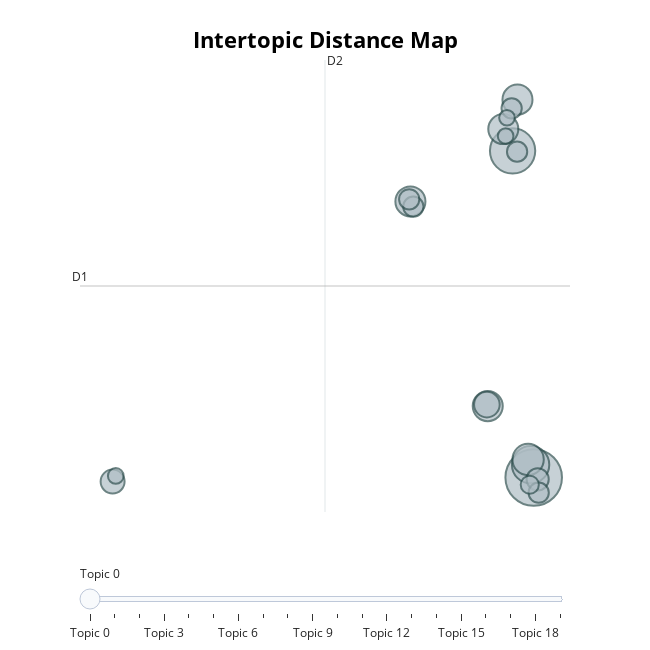

Source (notebook cell):
### Code cell
# run this cell to visualize the topics
topic_model.visualize_topics()

### Figure 1 — Plotly figure (JSON) as saved in the notebook; plotly's stock layout.template omitted (floating-point values rounded to 4 significant figures)
{"data": [{"customdata": [[0, "states | government | united | public | congress", 39], [1, "world | new | america | people | year", 25], [2, "states | government | united | congress | year", 17], [3, "government | states | united | year | congress", 12], [4, "government | public | congress | work | great", 11], [5, "states | united | british | war | citizens", 11], [6, "new | america | americans | american | people", 11], [7, "world | nations | soviet | peace | economic", 11], [8, "states | congress | government | public | united", 8], [9, "america | people | jobs | american | know", 7], [10, "united | provision | states | public | proper", 6], [11, "america | security | world | weapons | americans", 5], [12, "bank | public | states | government | country", 5], [13, "world | free | nations | economic | security", 5], [14, "federal | tax | people | america | budget", 5], [15, "national | federal | reduction | public | ought", 5], [16, "states | government | united | constitution | congress", 4], [17, "america | americans | american | tonight | thank", 3], [18, "economic | world | program | federal | nations", 3], [19, "war | shall | congress | government | federal", 3]], "hovertemplate": "<b>Topic %{customdata[0]}</b><br>%{customdata[1]}<br>Size: %{customdata[2]}", "legendgroup": "", "marker": {"color": "#B0BEC5", "line": {"color": "DarkSlateGrey", "width": 2}, "size": [39, 25, 17, 12, 11, 11, 11, 11, 8, 7, 6, 5, 5, 5, 5, 5, 4, 3, 3, 3], "sizemode": "area", "sizeref": 0.02438, "symbol": "circle"}, "mode": "markers", "name": "", "orientation": "v", "showlegend": false, "type": "scatter", "x": [13.67, 12.25, 13.46, 13.29, 12.58, 10.59, 5.396, 11.63, 10.53, -14.59, 13.93, 5.592, 14.0, 12.56, 5.315, 12.19, 13.41, -14.37, 11.79, 11.88], "xaxis": "x", "y": [-4.28, 8.035, -3.797, -3.602, 9.966, -1.591, 6.128, 8.856, -1.533, -4.435, -4.352, 5.933, -4.855, 8.005, 6.209, 9.637, -4.556, -4.223, 8.594, 9.283], "yaxis": "y"}], "layout": {"annotations": [{"showarrow": false, "text": "D1", "x": -16.78, "y": 2.939, "yshift": 10}, {"showarrow": false, "text": "D2", "x": -0.3348, "xshift": 10, "y": 11.46}], "height": 650, "hoverlabel": {"bgcolor": "white", "font": {"family": "Rockwell", "size": 16}}, "legend": {"itemsizing": "constant", "tracegroupgap": 0}, "margin": {"t": 60}, "shapes": [{"line": {"color": "#CFD8DC", "width": 2}, "type": "line", "x0": -0.3348, "x1": -0.3348, "y0": -5.583, "y1": 11.46}, {"line": {"color": "#9E9E9E", "width": 2}, "type": "line", "x0": -16.78, "x1": 16.11, "y0": 2.939, "y1": 2.939}], "sliders": [{"active": 0, "pad": {"t": 50}, "steps": [{"args": [{"marker.color": [["red", "#B0BEC5", "#B0BEC5", "#B0BEC5", "#B0BEC5", "#B0BEC5", "#B0BEC5", "#B0BEC5", "#B0BEC5", "#B0BEC5", "#B0BEC5", "#B0BEC5", "#B0BEC5", "#B0BEC5", "#B0BEC5", "#B0BEC5", "#B0BEC5", "#B0BEC5", "#B0BEC5", "#B0BEC5"]]}], "label": "Topic 0", "method": "update"}, {"args": [{"marker.color": [["#B0BEC5", "red", "#B0BEC5", "#B0BEC5", "#B0BEC5", "#B0BEC5", "#B0BEC5", "#B0BEC5", "#B0BEC5", "#B0BEC5", "#B0BEC5", "#B0BEC5", "#B0BEC5", "#B0BEC5", "#B0BEC5", "#B0BEC5", "#B0BEC5", "#B0BEC5", "#B0BEC5", "#B0BEC5"]]}], "label": "Topic 1", "method": "update"}, {"args": [{"marker.color": [["#B0BEC5", "#B0BEC5", "red", "#B0BEC5", "#B0BEC5", "#B0BEC5", "#B0BEC5", "#B0BEC5", "#B0BEC5", "#B0BEC5", "#B0BEC5", "#B0BEC5", "#B0BEC5", "#B0BEC5", "#B0BEC5", "#B0BEC5", "#B0BEC5", "#B0BEC5", "#B0BEC5", "#B0BEC5"]]}], "label": "Topic 2", "method": "update"}, {"args": [{"marker.color": [["#B0BEC5", "#B0BEC5", "#B0BEC5", "red", "#B0BEC5", "#B0BEC5", "#B0BEC5", "#B0BEC5", "#B0BEC5", "#B0BEC5", "#B0BEC5", "#B0BEC5", "#B0BEC5", "#B0BEC5", "#B0BEC5", "#B0BEC5", "#B0BEC5", "#B0BEC5", "#B0BEC5", "#B0BEC5"]]}], "label": "Topic 3", "method": "update"}, {"args": [{"marker.color": [["#B0BEC5", "#B0BEC5", "#B0BEC5", "#B0BEC5", "red", "#B0BEC5", "#B0BEC5", "#B0BEC5", "#B0BEC5", "#B0BEC5", "#B0BEC5", "#B0BEC5", "#B0BEC5", "#B0BEC5", "#B0BEC5", "#B0BEC5", "#B0BEC5", "#B0BEC5", "#B0BEC5", "#B0BEC5"]]}], "label": "Topic 4", "method": "update"}, {"args": [{"marker.color": [["#B0BEC5", "#B0BEC5", "#B0BEC5", "#B0BEC5", "#B0BEC5", "red", "#B0BEC5", "#B0BEC5", "#B0BEC5", "#B0BEC5", "#B0BEC5", "#B0BEC5", "#B0BEC5", "#B0BEC5", "#B0BEC5", "#B0BEC5", "#B0BEC5", "#B0BEC5", "#B0BEC5", "#B0BEC5"]]}], "label": "Topic 5", "method": "update"}, {"args": [{"marker.color": [["#B0BEC5", "#B0BEC5", "#B0BEC5", "#B0BEC5", "#B0BEC5", "#B0BEC5", "red", "#B0BEC5", "#B0BEC5", "#B0BEC5", "#B0BEC5", "#B0BEC5", "#B0BEC5", "#B0BEC5", "#B0BEC5", "#B0BEC5", "#B0BEC5", "#B0BEC5", "#B0BEC5", "#B0BEC5"]]}], "label": "Topic 6", "method": "update"}, {"args": [{"marker.color": [["#B0BEC5", "#B0BEC5", "#B0BEC5", "#B0BEC5", "#B0BEC5", "#B0BEC5", "#B0BEC5", "red", "#B0BEC5", "#B0BEC5", "#B0BEC5", "#B0BEC5", "#B0BEC5", "#B0BEC5", "#B0BEC5", "#B0BEC5", "#B0BEC5", "#B0BEC5", "#B0BEC5", "#B0BEC5"]]}], "label": "Topic 7", "method": "update"}, {"args": [{"marker.color": [["#B0BEC5", "#B0BEC5", "#B0BEC5", "#B0BEC5", "#B0BEC5", "#B0BEC5", "#B0BEC5", "#B0BEC5", "red", "#B0BEC5", "#B0BEC5", "#B0BEC5", "#B0BEC5", "#B0BEC5", "#B0BEC5", "#B0BEC5", "#B0BEC5", "#B0BEC5", "#B0BEC5", "#B0BEC5"]]}], "label": "Topic 8", "method": "update"}, {"args": [{"marker.color": [["#B0BEC5", "#B0BEC5", "#B0BEC5", "#B0BEC5", "#B0BEC5", "#B0BEC5", "#B0BEC5", "#B0BEC5", "#B0BEC5", "red", "#B0BEC5", "#B0BEC5", "#B0BEC5", "#B0BEC5", "#B0BEC5", "#B0BEC5", "#B0BEC5", "#B0BEC5", "#B0BEC5", "#B0BEC5"]]}], "label": "Topic 9", "method": "update"}, {"args": [{"marker.color": [["#B0BEC5", "#B0BEC5", "#B0BEC5", "#B0BEC5", "#B0BEC5", "#B0BEC5", "#B0BEC5", "#B0BEC5", "#B0BEC5", "#B0BEC5", "red", "#B0BEC5", "#B0BEC5", "#B0BEC5", "#B0BEC5", "#B0BEC5", "#B0BEC5", "#B0BEC5", "#B0BEC5", "#B0BEC5"]]}], "label": "Topic 10", "method": "update"}, {"args": [{"marker.color": [["#B0BEC5", "#B0BEC5", "#B0BEC5", "#B0BEC5", "#B0BEC5", "#B0BEC5", "#B0BEC5", "#B0BEC5", "#B0BEC5", "#B0BEC5", "#B0BEC5", "red", "#B0BEC5", "#B0BEC5", "#B0BEC5", "#B0BEC5", "#B0BEC5", "#B0BEC5", "#B0BEC5", "#B0BEC5"]]}], "label": "Topic 11", "method": "update"}, {"args": [{"marker.color": [["#B0BEC5", "#B0BEC5", "#B0BEC5", "#B0BEC5", "#B0BEC5", "#B0BEC5", "#B0BEC5", "#B0BEC5", "#B0BEC5", "#B0BEC5", "#B0BEC5", "#B0BEC5", "red", "#B0BEC5", "#B0BEC5", "#B0BEC5", "#B0BEC5", "#B0BEC5", "#B0BEC5", "#B0BEC5"]]}], "label": "Topic 12", "method": "update"}, {"args": [{"marker.color": [["#B0BEC5", "#B0BEC5", "#B0BEC5", "#B0BEC5", "#B0BEC5", "#B0BEC5", "#B0BEC5", "#B0BEC5", "#B0BEC5", "#B0BEC5", "#B0BEC5", "#B0BEC5", "#B0BEC5", "red", "#B0BEC5", "#B0BEC5", "#B0BEC5", "#B0BEC5", "#B0BEC5", "#B0BEC5"]]}], "label": "Topic 13", "method": "update"}, {"args": [{"marker.color": [["#B0BEC5", "#B0BEC5", "#B0BEC5", "#B0BEC5", "#B0BEC5", "#B0BEC5", "#B0BEC5", "#B0BEC5", "#B0BEC5", "#B0BEC5", "#B0BEC5", "#B0BEC5", "#B0BEC5", "#B0BEC5", "red", "#B0BEC5", "#B0BEC5", "#B0BEC5", "#B0BEC5", "#B0BEC5"]]}], "label": "Topic 14", "method": "update"}, {"args": [{"marker.color": [["#B0BEC5", "#B0BEC5", "#B0BEC5", "#B0BEC5", "#B0BEC5", "#B0BEC5", "#B0BEC5", "#B0BEC5", "#B0BEC5", "#B0BEC5", "#B0BEC5", "#B0BEC5", "#B0BEC5", "#B0BEC5", "#B0BEC5", "red", "#B0BEC5", "#B0BEC5", "#B0BEC5", "#B0BEC5"]]}], "label": "Topic 15", "method": "update"}, {"args": [{"marker.color": [["#B0BEC5", "#B0BEC5", "#B0BEC5", "#B0BEC5", "#B0BEC5", "#B0BEC5", "#B0BEC5", "#B0BEC5", "#B0BEC5", "#B0BEC5", "#B0BEC5", "#B0BEC5", "#B0BEC5", "#B0BEC5", "#B0BEC5", "#B0BEC5", "red", "#B0BEC5", "#B0BEC5", "#B0BEC5"]]}], "label": "Topic 16", "method": "update"}, {"args": [{"marker.color": [["#B0BEC5", "#B0BEC5", "#B0BEC5", "#B0BEC5", "#B0BEC5", "#B0BEC5", "#B0BEC5", "#B0BEC5", "#B0BEC5", "#B0BEC5", "#B0BEC5", "#B0BEC5", "#B0BEC5", "#B0BEC5", "#B0BEC5", "#B0BEC5", "#B0BEC5", "red", "#B0BEC5", "#B0BEC5"]]}], "label": "Topic 17", "method": "update"}, {"args": [{"marker.color": [["#B0BEC5", "#B0BEC5", "#B0BEC5", "#B0BEC5", "#B0BEC5", "#B0BEC5", "#B0BEC5", "#B0BEC5", "#B0BEC5", "#B0BEC5", "#B0BEC5", "#B0BEC5", "#B0BEC5", "#B0BEC5", "#B0BEC5", "#B0BEC5", "#B0BEC5", "#B0BEC5", "red", "#B0BEC5"]]}], "label": "Topic 18", "method": "update"}, {"args": [{"marker.color": [["#B0BEC5", "#B0BEC5", "#B0BEC5", "#B0BEC5", "#B0BEC5", "#B0BEC5", "#B0BEC5", "#B0BEC5", "#B0BEC5", "#B0BEC5", "#B0BEC5", "#B0BEC5", "#B0BEC5", "#B0BEC5", "#B0BEC5", "#B0BEC5", "#B0BEC5", "#B0BEC5", "#B0BEC5", "red"]]}], "label": "Topic 19", "method": "update"}]}], "title": {"font": {"color": "Black", "size": 22}, "text": "<b>Intertopic Distance Map</b>", "x": 0.5, "xanchor": "center", "y": 0.95, "yanchor": "top"}, "width": 650, "xaxis": {"anchor": "y", "domain": [0, 1], "range": [-16.78, 16.11], "title": {"text": ""}, "visible": false}, "yaxis": {"anchor": "x", "domain": [0, 1], "range": [-5.583, 11.46], "title": {"text": ""}, "visible": false}}}
